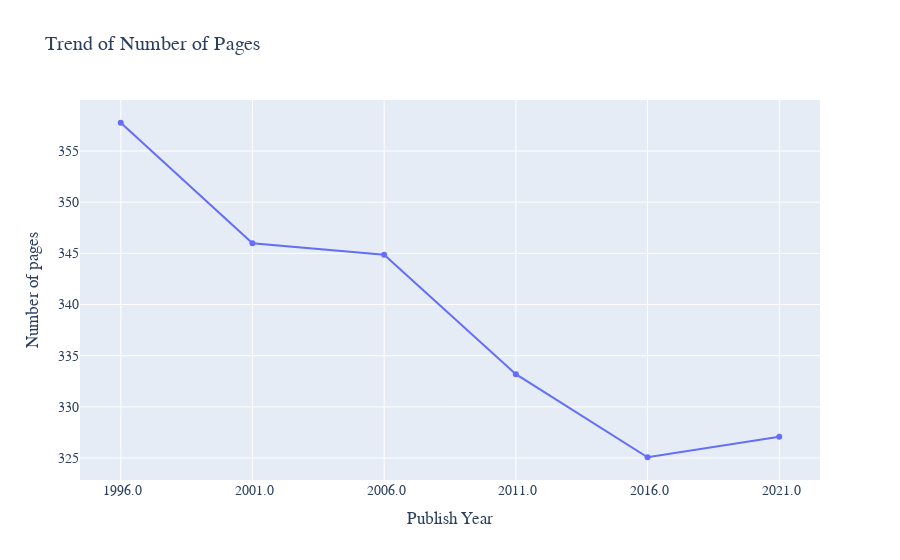

This figure's notebook cell:
### Code cell
# Plotting a graph to show the trend of average number of pages
import plotly.graph_objects as go

x = df_year_grouped['year_group'].astype(str)

fig = go.Figure()

fig.add_trace(go.Scatter(
    x=x,
    y= df_year_grouped['number_of_pages'] ,
    connectgaps=True 
))

fig.update_layout(
    title="Trend of Number of Pages",
    xaxis_title="Publish Year",
    yaxis_title="Number of pages",
    font=dict(
        family="Courier New, monospace",
        size=14,
    )
)

fig.show()

### Figure 1 — Plotly figure (JSON) as saved in the notebook; plotly's stock layout.template omitted (floating-point values rounded to 4 significant figures)
{"data": [{"connectgaps": true, "type": "scatter", "x": [" 1996.0", " 2001.0", " 2006.0", " 2011.0", " 2016.0", " 2021.0"], "y": [357.8, 346.0, 344.9, 333.2, 325.1, 327.1]}], "layout": {"font": {"family": "Courier New, monospace", "size": 14}, "title": {"text": "Trend of Number of Pages"}, "xaxis": {"title": {"text": "Publish Year"}}, "yaxis": {"title": {"text": "Number of pages"}}}}
